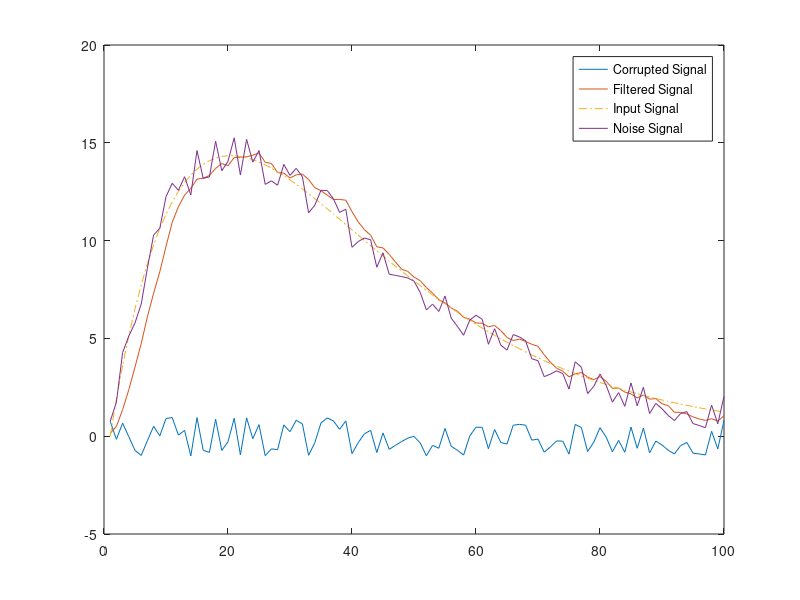

Here is the MATLAB script that generated this plot:
M = input('Enter the value of M:');
B = 1/M*ones(1,M);
A = 1;
figure(1)
b = 0.5;
a = -0.5;
r = a + (b-a).*rand(100,1);
X_C=2*r.*(0.95).^r;
w=[0:99];
X=2*w.*(0.95).^w;
t = 1:length(X);
X_noise=X+X_C';
Y = filter(B,A,X_noise);
plot(t,X_C,'-',t,Y,'-',t,X,'-.',t,X_noise,'-');
legend('Corrupted Signal','Filtered Signal',"Input Signal","Noise Signal")